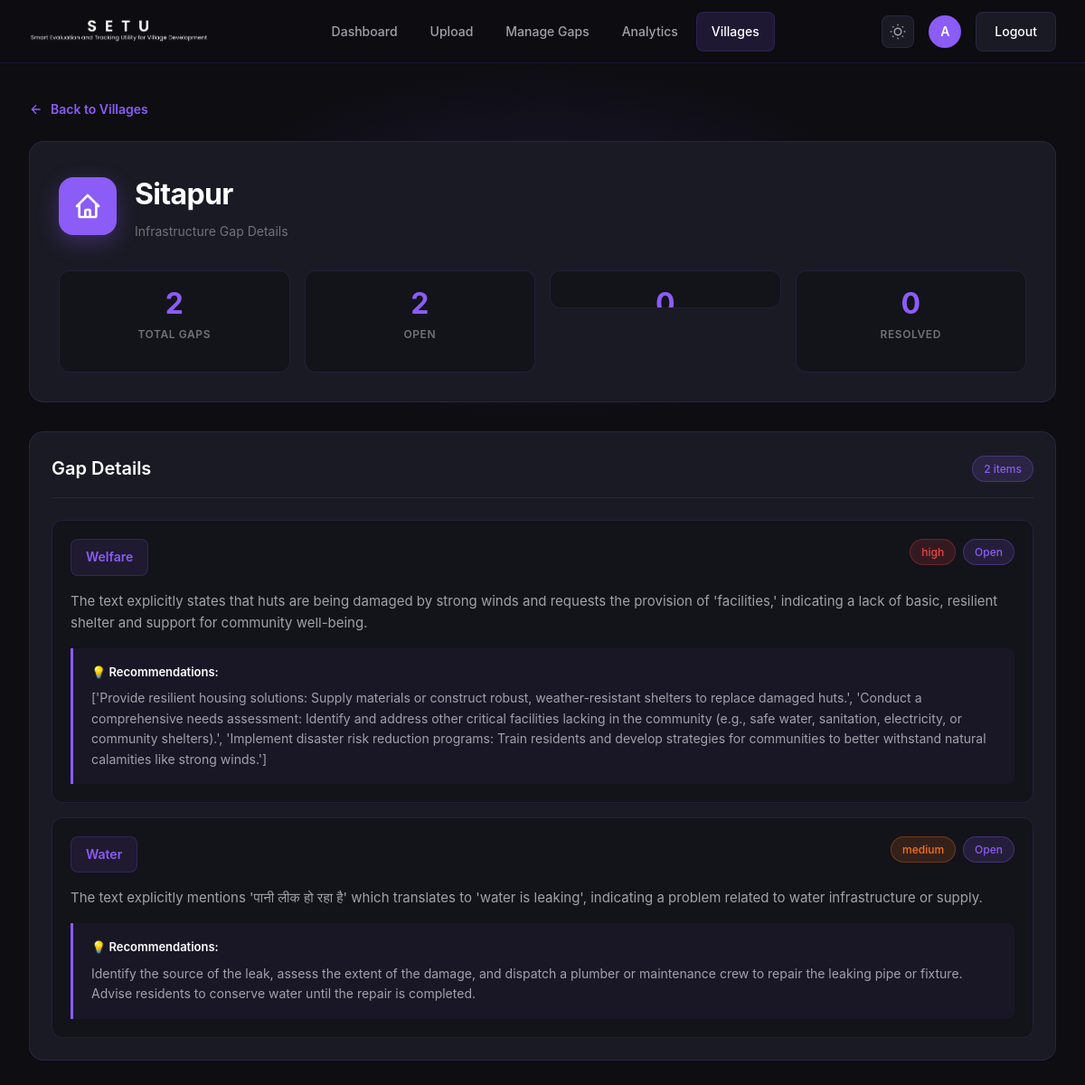
Page /villages/2/ (signed in) on the committed database.
### core/models.py (models this page shows, shortened)
class Village(models.Model):
    name = models.CharField(max_length=120)

class Gap(models.Model):
    STATUS_CHOICES = [
        ("open", "Open"),
        ("in_progress", "In Progress"),
        ("resolved", "Resolved"),
    ]
    INPUT_METHOD_CHOICES = [
        ("image", "Image Upload"),
        ("voice", "Voice Recording"),
        ("text", "Text Input"),
    ]
    GAP_TYPE_CHOICES = [
        ("water", "Water Supply"),
        ("road", "Road Infrastructure"),
        ("sanitation", "Sanitation"),
        ("electricity", "Electricity"),
        ("education", "Education"),
        ("health", "Healthcare"),
        ("housing", "Housing"),
        ("agriculture", "Agriculture"),
        ("connectivity", "Connectivity"),
        ("employment", "Employment"),
        ("community_center", "Community Center"),
        ("drainage", "Drainage"),
        ("other", "Other"),
    ]
    SEVERITY_CHOICES = [
        ("low", "Low"),
        ("medium", "Medium"),
        ("high", "High"),
    ]
    village = models.ForeignKey("Village", on_delete=models.CASCADE)
    description = models.TextField()
    gap_type = models.CharField(max_length=100, choices=GAP_TYPE_CHOICES, db_index=True)
    severity = models.CharField(
        max_length=50, choices=SEVERITY_CHOICES, default="low", db_index=True
    )
    status = models.CharField(
        max_length=20, choices=STATUS_CHOICES, default="open", db_index=True
    )
    input_method = models.CharField(
        max_length=10,
        choices=INPUT_METHOD_CHOICES,
        default="image",
        db_index=True,
        help_text="Method used to submit this gap",
    )
    audio_file = models.FileField(
        upload_to="gap_audio/",
        blank=True,
        null=True,
        help_text="Audio file if submitted via voice",
    )
    audio_url = models.URLField(
        max_length=500,
        blank=True,
        null=True,
        help_text="External audio URL (Cloudinary) - will be downloaded to audio_file",
    )
    voice_code = models.CharField(
        max_length=64,
        blank=True,
        null=True,
        unique=True,  # Add unique constraint to prevent duplicates
        help_text="Unique voice fingerprint for voice-based gaps",
    )
    recommendations = models.TextField(blank=True, null=True, default="None")
    created_at = models.DateTimeField(auto_now_add=True)
    start_date = models.DateField(blank=True, null=True, help_text="Project start date")
    expected_completion = models.DateField(
        blank=True, null=True, help_text="Expected completion date"
    )
    actual_completion = models.DateField(
        blank=True, null=True, help_text="Actual completion date"
    )
    latitude = models.DecimalField(
        max_digits=9,
        decimal_places=6,
        blank=True,
        null=True,
        help_text="Latitude coordinate",
    )
    longitude = models.DecimalField(
        max_digits=9,
        decimal_places=6,
        blank=True,
        null=True,
        help_text="Longitude coordinate",
    )
    resolution_proof = models.FileField(
        upload_to="resolution_proofs/",
        blank=True,
        null=True,
        help_text="Document/letter proving gap resolution (required for ADMIN to close)",
    )
    resolution_proof_number = models.CharField(
        max_length=100,
        blank=True,
        null=True,
        help_text="Reference number of resolution letter/document",
    )
    resolved_by = models.ForeignKey(
        User,
        on_delete=models.SET_NULL,
        null=True,
        blank=True,
        related_name="resolved_gaps",
        help_text="User who marked this as resolved",
    )
    resolved_at = models.DateTimeField(
        null=True, blank=True, help_text="Timestamp when gap was resolved"
    )

### core/views.py (the view)
# urls.py: path("villages/<int:village_id>/", views.village_detail, name="village_detail"),
@login_required
def village_detail(request, village_id):
    village = get_object_or_404(Village, id=village_id)
    gaps = Gap.objects.filter(village=village).order_by("-created_at")
    open_gaps = gaps.filter(status="open").count()
    in_progress_gaps = gaps.filter(status="in_progress").count()
    resolved_gaps = gaps.filter(status="resolved").count()
    total_gaps = gaps.count()
    high_severity = gaps.filter(severity="high").count()
    medium_severity = gaps.filter(severity="medium").count()
    low_severity = gaps.filter(severity="low").count()
    context = {
        "village": village,
        "gaps": gaps,
        "open_gaps": open_gaps,
        "in_progress_gaps": in_progress_gaps,
        "resolved_gaps": resolved_gaps,
        "total_gaps": total_gaps,
        "high_severity": high_severity,
        "medium_severity": medium_severity,
        "low_severity": low_severity,
    }
    return render(request, "core/village_detail.html", context)

### core/templates/core/village_detail.html (shortened to what this page needs)
{% load static %}
<!DOCTYPE html>
<html>
<head>
  <link rel="stylesheet" href="{% static 'css/modern.css' %}">
</head>
<body>
<nav class="top-nav">
  <div class="nav-container">
    <a href="{% url 'home' %}" class="nav-brand">
      <div class="nav-logo">
        <img src="{% static 'images/dark-mode.png' %}" alt="SETU Logo" class="logo-dark">
      </div>
    </a>
    <ul class="nav-menu" id="navMenu">
      <li class="nav-item"><a href="{% url 'dashboard' %}">Dashboard</a></li>
      <li class="nav-item"><a href="{% url 'upload_form' %}">Upload</a></li>
      <li class="nav-item"><a href="{% url 'manage_gaps' %}">Manage Gaps</a></li>
      <li class="nav-item"><a href="{% url 'analytics' %}">Analytics</a></li>
      <li class="nav-item"><a href="{% url 'villages_list' %}" class="active">Villages</a></li>
    </ul>
    <div class="nav-user">
      <button class="theme-toggle" onclick="toggleTheme()" title="Toggle light/dark mode">
      </button>
      <div class="user-avatar">{{ request.user.username|first|upper }}</div>
      <a href="{% url 'logout' %}" class="btn btn-secondary">Logout</a>
    </div>
  </div>
</nav>
<div class="main-wrapper">
  <div class="container">
    <a href="{% url 'villages_list' %}" class="back-link">
      <svg width="16" height="16" viewBox="0 0 24 24" fill="none" stroke="currentColor" stroke-width="2">
        <path d="M19 12H5M12 19l-7-7 7-7"/>
      </svg>
      Back to Villages
    </a>
    <div class="detail-header">
      <div class="village-title">
        <div class="village-icon">
          <svg xmlns="http://www.w3.org/2000/svg" viewBox="0 0 24 24">
            <path stroke-linecap="round" stroke-linejoin="round" d="M3 12l2-2m0 0l7-7 7 7M5 10v10a1 1 0 001 1h3m10-11l2 2m-2-2v10a1 1 0 01-1 1h-3m-6 0a1 1 0 001-1v-4a1 1 0 011-1h2a1 1 0 011 1v4a1 1 0 001 1m-6 0h6" />
          </svg>
        </div>
        <div>
          <h1>{{ village.name }}</h1>
          <p>Infrastructure Gap Details</p>
        </div>
      </div>
      <div class="detail-stats-grid">
        <div class="detail-stat-card total">
          <div class="stat-value">{{ total_gaps }}</div>
          <div class="stat-label">Total Gaps</div>
        </div>
        <div class="detail-stat-card open">
          <div class="stat-value">{{ open_gaps }}</div>
          <div class="stat-label">Open</div>
        </div>
        <div class="detail-stat-card progress">
          <div class="stat-value">{{ in_progress_gaps }}</div>
        </div>
        <div class="detail-stat-card resolved">
          <div class="stat-value">{{ resolved_gaps }}</div>
          <div class="stat-label">Resolved</div>
        </div>
      </div>
    </div>
    <div class="section-card">
      <div class="section-header">
        <h2>Gap Details</h2>
        <span class="badge badge-info">{{ gaps|length }} items</span>
      </div>
      {% if gaps %}
      <div class="gap-list">
        {% for gap in gaps %}
        <div class="gap-item">
          <div class="gap-header">
            <span class="gap-type">{{ gap.gap_type }}</span>
            <div class="gap-badges">
              <span class="badge {% if gap.severity == 'high' %}badge-danger{% elif gap.severity == 'medium' %}badge-warning{% else %}badge-info{% endif %}">{{ gap.severity }}</span>
              <span class="badge {% if gap.status == 'resolved' %}badge-success{% elif gap.status == 'in_progress' %}badge-warning{% else %}badge-info{% endif %}">{{ gap.get_status_display }}</span>
            </div>
          </div>
          <div class="gap-description">{{ gap.description }}</div>
          {% if gap.recommendations %}
          <div class="gap-recommendations">
            <strong>💡 Recommendations:</strong>
            <p>{{ gap.recommendations }}</p>
          </div>
          {% endif %}
        </div>
        {% endfor %}
      </div>
      {% else %}
      <div class="empty-state">
        <div class="empty-state-icon">✓</div>
        <h3>No Gaps Found</h3>
        <p>This village currently has no infrastructure gaps recorded.</p>
      </div>
      {% endif %}
    </div>
  </div>
</div>
</body>
</html>

### core/templates/core/village_detail.html (style rules this page uses)
.back-link { display: inline-flex; align-items: center; gap: 8px; color: var(--accent-purple); text-decoration: none; font-size: 14px; font-weight: 600; margin-bottom: 24px; transition: all 0.2s ease; }
.detail-header { background: var(--bg-card); border: 1px solid var(--border-color); border-radius: 16px; padding: 2rem; margin-bottom: 2rem; }
.village-title { display: flex; align-items: center; gap: 1.25rem; margin-bottom: 2rem; }
.village-icon { width: 64px; height: 64px; background: var(--gradient-purple); border-radius: 16px; display: flex; align-items: center; justify-content: center; flex-shrink: 0; box-shadow: 0 8px 24px rgba(139, 92, 246, 0.3); }
.village-icon svg { width: 32px; height: 32px; stroke: white; stroke-width: 2; fill: none; }
.village-title h1 { color: var(--text-primary); font-size: 2rem; font-weight: 700; margin-bottom: 4px; letter-spacing: -0.02em; }
.village-title p { color: var(--text-muted); font-size: 0.875rem; }
.detail-stats-grid { display: grid; grid-template-columns: repeat(4, 1fr); gap: 1rem; }
.detail-stat-card { background: var(--bg-secondary); border: 1px solid var(--border-color); border-radius: 12px; padding: 1.25rem; text-align: center; transition: all 0.3s ease; }
.detail-stat-card .stat-value { font-size: 2rem; font-weight: 700; line-height: 1; margin-bottom: 0.5rem; }
.detail-stat-card .stat-label { color: var(--text-muted); font-size: 0.75rem; font-weight: 600; text-transform: uppercase; letter-spacing: 0.05em; }
.detail-stat-card.total .stat-value { background: var(--gradient-purple); -webkit-background-clip: text; -webkit-text-fill-color: transparent; background-clip: text; }
.detail-stat-card.open .stat-value { color: #ef4444; }
.detail-stat-card.progress .stat-value { color: #f59e0b; }
.detail-stat-card.resolved .stat-value { color: #22c55e; }
.section-card { background: var(--bg-card); border: 1px solid var(--border-color); border-radius: 16px; padding: 1.5rem; margin-bottom: 1.5rem; }
.section-header { display: flex; justify-content: space-between; align-items: center; margin-bottom: 1.5rem; padding-bottom: 1rem; border-bottom: 1px solid var(--border-color); }
.section-header h2 { color: var(--text-primary); font-size: 1.25rem; font-weight: 600; }
.gap-list { display: flex; flex-direction: column; gap: 1rem; }
.gap-item { background: var(--bg-secondary); border: 1px solid var(--border-color); border-radius: 12px; padding: 1.25rem; transition: all 0.2s ease; }
.gap-header { display: flex; justify-content: space-between; align-items: start; margin-bottom: 1rem; gap: 1rem; }
.gap-type { display: inline-flex; align-items: center; padding: 0.5rem 1rem; background: rgba(139, 92, 246, 0.1); color: var(--accent-purple); border: 1px solid rgba(139, 92, 246, 0.2); border-radius: 8px; font-size: 0.875rem; font-weight: 600; text-transform: capitalize; }
.gap-badges { display: flex; gap: 0.5rem; flex-shrink: 0; }
.gap-description { color: var(--text-secondary); font-size: 0.9375rem; line-height: 1.6; margin-bottom: 1rem; }
.gap-recommendations { background: rgba(139, 92, 246, 0.05); border-left: 3px solid var(--accent-purple); padding: 1rem 1.25rem; border-radius: 0 8px 8px 0; }
.gap-recommendations strong { color: var(--text-primary); font-size: 0.8125rem; font-weight: 600; display: flex; align-items: center; gap: 0.5rem; margin-bottom: 0.5rem; }
.gap-recommendations p { color: var(--text-secondary); font-size: 0.875rem; line-height: 1.6; margin: 0; }

### rows in the picture
Village: name "Sitapur"
Gap: gap_type "Welfare", severity "high", status "Open", description "The text explicitly states that huts are being damaged by strong winds and requests the provision of 'facilities,' indicating a lack of basic, resilient shelter and support for community well-being.", recommendations "['Provide resilient housing solutions: Supply materials or construct robust, weather-resistant shelters to replace damaged huts.', 'Conduct a comprehensive needs assessment: Identify and address other critical facilities lacking in the community (e.g., safe water, sanitation, electricity, or community shelters).', 'Implement disaster risk reduction programs: Train residents and develop strategies for communities to better withstand natural calamities like strong winds.']"
Gap: gap_type "Water", severity "medium", status "Open", description "The text explicitly mentions 'पानी लीक हो रहा है' which translates to 'water is leaking', indicating a problem related to water infrastructure or supply.", recommendations "Identify the source of the leak, assess the extent of the damage, and dispatch a plumber or maintenance crew to repair the leaking pipe or fixture. Advise residents to conserve water until the repair is completed."

### other values in the picture
{{ request.user.username|first|upper }} "A"
{{ total_gaps }} "2"
{{ open_gaps }} "2"
{{ resolved_gaps }} "0"
{{ gaps|length }} "2"
